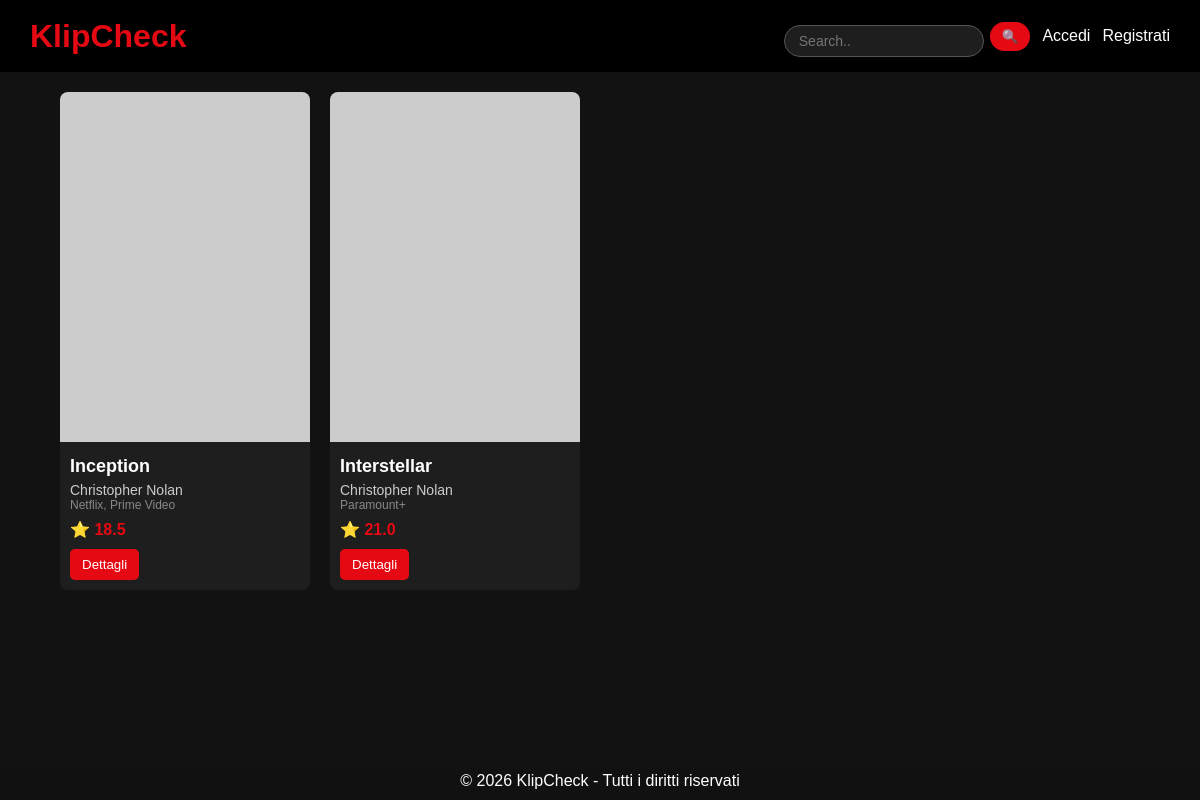
The app's page /KlipCheck/index.php, older data.
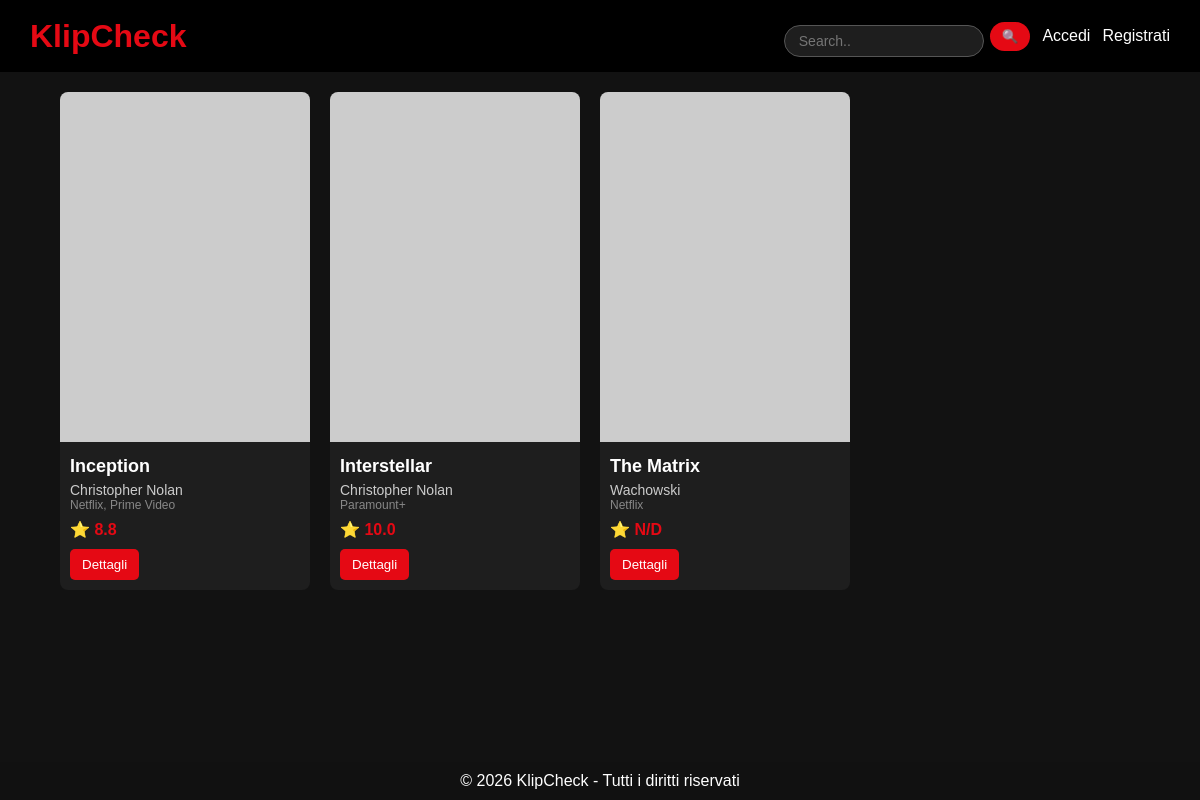
The same page, newer data.
### tables this page shows
CREATE TABLE film (
  id INT AUTO_INCREMENT PRIMARY KEY,
  titolo VARCHAR(40) NOT NULL,
  trama TEXT NOT NULL,
  locandina VARCHAR(500),
  trailer VARCHAR(500),
  piattaforme VARCHAR(100),
  cast TEXT,
  regista VARCHAR(50)
);

### KlipCheck/index.php (the view, shortened to what this page needs)
<?php
$host    = 'localhost';
$db      = 'klipcheckdb';
$user    = 'root';
$pass    = 'mysql';
$charset = 'utf8mb4';
try {
    $pdo = new PDO(
        "mysql:host=$host;dbname=$db;charset=$charset",
        $user, $pass,
        [PDO::ATTR_ERRMODE => PDO::ERRMODE_EXCEPTION]
    );
} catch (PDOException $e) {
    die("Connessione fallita: " . $e->getMessage());
}
$search = isset($_GET['q']) ? trim($_GET['q']) : '';
if ($search !== '') {
    $stmt = $pdo->prepare("
        SELECT f.*, AVG(CAST(v.valore AS DECIMAL(4,1))) AS voto_medio
        FROM film f
        LEFT JOIN valutazione v ON v.film_id = f.id
        WHERE f.titolo LIKE :q OR f.regista LIKE :q
        GROUP BY f.id
        ORDER BY f.titolo
    ");
    $stmt->execute([':q' => "%$search%"]);
} else {
    $stmt = $pdo->query("
        SELECT f.*, AVG(CAST(v.valore AS DECIMAL(4,1))) AS voto_medio
        FROM film f
        LEFT JOIN valutazione v ON v.film_id = f.id
        GROUP BY f.id
        ORDER BY f.titolo
    ");
}
$films = $stmt->fetchAll(PDO::FETCH_ASSOC);
?>
<!DOCTYPE html>
<html lang="it">
<head>
    <link rel="stylesheet" href="style.css">
</head>
<body>
    <header>
        <h1>KlipCheck</h1>
<nav>
    <form method="GET" action="">
        <input
            type="text"
            name="q"
            placeholder="Search.."
            value="<?= htmlspecialchars($search) ?>"
        >
        <button type="submit">🔍</button>
    </form>
    <?php if (isset($_SESSION['user_id'])): ?>
        <?php if ($_SESSION['grado'] === 'registrato'): ?>
            <a href="areaRiservata.php">Area Riservata</a>
        <?php endif; ?>
        <?php if ($_SESSION['grado'] === 'admin'): ?>
            <a href="areaRiservataAdmin.php">Area Admin</a>
        <?php endif; ?>
    <?php else: ?>
        <a href="./login/Accesso.php">Accedi</a>
        <a href="./login/Registrazione.php">Registrati</a>
    <?php endif; ?>
</nav>
    </header>
    <div class="container">
        <div class="movie-list">
            <?php if (empty($films)): ?>
                <p style="color:#ccc;">Nessun film trovato.</p>
            <?php else: ?>
                <?php foreach ($films as $film): ?>
                    <?php
                        $locandina = $film['locandina'];
                        if ($locandina && !str_starts_with($locandina, 'http')) {
                            $locandina = 'img/' . $locandina;
                            if (!file_exists($locandina)) {
                                $locandina = 'https://via.placeholder.com/250x350?text=' . urlencode($film['titolo']);
                            }
                        } elseif (!$locandina) {
                            $locandina = 'https://via.placeholder.com/250x350?text=' . urlencode($film['titolo']);
                        }
                        $voto = $film['voto_medio'] !== null
                            ? number_format($film['voto_medio'], 1)
                            : 'N/D';
                        $piattaforme = $film['piattaforme'] ?? '';
                    ?>
                    <div class="movie-card">
                        <img src="<?= htmlspecialchars($locandina) ?>" alt="<?= htmlspecialchars($film['titolo']) ?>">
                        <div class="movie-info">
                            <h2><?= htmlspecialchars($film['titolo']) ?></h2>
                            <p><?= htmlspecialchars($film['regista']) ?></p>
                            <?php if ($piattaforme): ?>
                                <p style="font-size:12px; color:#888;"><?= htmlspecialchars($piattaforme) ?></p>
                            <?php endif; ?>
                            <div class="rating">⭐ <?= $voto ?></div>
                            <a href="film.php?id=<?= $film['id'] ?>">
                                <button>Dettagli</button>
                            </a>
                        </div>
                    </div>
                <?php endforeach; ?>
            <?php endif; ?>
        </div>
    </div>
    <footer>
        <p>© 2026 KlipCheck - Tutti i diritti riservati</p>
    </footer>
</body>
</html>

### KlipCheck/style.css (style rules this page uses)
* { margin: 0; padding: 0; box-sizing: border-box; }
body { font-family: Arial, sans-serif; background-color: #121212; color: #ffffff; margin: 0; padding-bottom: 60px; }
header { background-color: #000; padding: 15px 30px; display: flex; justify-content: space-between; align-items: center; }
header h1 { color: #e50914; }
nav { display: flex; align-items: center; gap: 12px; }
nav a { color: white; text-decoration: none; }
nav form { display: flex; align-items: center; gap: 6px; margin-top: 0; }
nav input[type="text"] { padding: 7px 14px; border-radius: 20px; border: 1px solid #555; background-color: #1e1e1e; color: white; font-size: 14px; outline: none; transition: border 0.2s; width: 200px; }
nav form button { padding: 7px 12px; border-radius: 20px; margin-top: 0; }
.container { width: 90%; margin: 20px auto; }
.movie-list { display: flex; flex-wrap: wrap; gap: 20px; }
.movie-card { background-color: #1e1e1e; width: 250px; border-radius: 8px; overflow: hidden; }
.movie-card img { width: 100%; height: 350px; object-fit: cover; }
.movie-info { padding: 10px; }
.movie-info h2 { font-size: 18px; margin-bottom: 5px; }
.movie-info p { font-size: 14px; color: #cccccc; }
.rating { margin-top: 8px; color: #e50914; font-weight: bold; }
button { margin-top: 10px; padding: 8px 12px; border: none; background-color: #e50914; color: white; border-radius: 5px; cursor: pointer; }
form { margin-top: 20px; }
input, textarea { width: 100%; padding: 8px; margin-top: 10px; border-radius: 5px; border: none; }
footer { position: fixed; bottom: 0; left: 0; width: 100%; background-color: #111; color: white; text-align: center; padding: 10px; }

Row changes from the older to the newer data that the page shows:
changed film "Inception": voto "18.5" → "8.8"
changed film "Interstellar": voto "21.0" → "10.0"
added film: titolo "The Matrix", regista "Wachowski", piattaforme "Netflix", voto "N/D"
